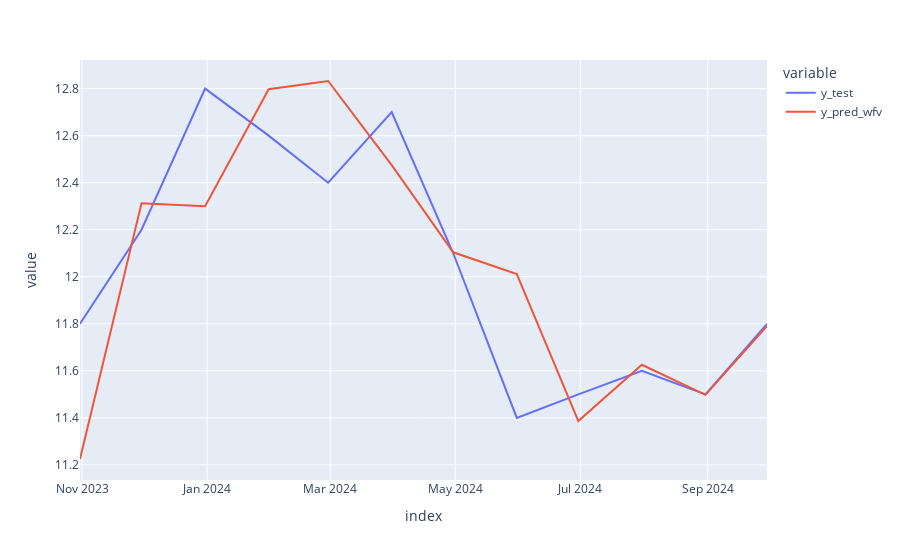

The code cell stored with this chart in its notebook:
### Code cell
# Visualize Comparison between Test Values and Predicted Values
import plotly.express as px
df_predictions = pd.DataFrame({
    'y_test': y_test,
    'y_pred_wfv': y_pred_wfv
})
fig = px.line(df_predictions)
fig.show()

### Figure 1 — Plotly figure (JSON) as saved in the notebook; plotly's stock layout.template omitted (floating-point values rounded to 4 significant figures)
{"data": [{"hovertemplate": "variable=y_test<br>index=%{x}<br>value=%{y}<extra></extra>", "legendgroup": "y_test", "line": {"color": "#636efa", "dash": "solid"}, "marker": {"symbol": "circle"}, "mode": "lines", "name": "y_test", "orientation": "v", "showlegend": true, "type": "scatter", "x": ["2023-10-31T00:00:00", "2023-11-30T00:00:00", "2023-12-31T00:00:00", "2024-01-31T00:00:00", "2024-02-29T00:00:00", "2024-03-31T00:00:00", "2024-04-30T00:00:00", "2024-05-31T00:00:00", "2024-06-30T00:00:00", "2024-07-31T00:00:00", "2024-08-31T00:00:00", "2024-09-30T00:00:00"], "xaxis": "x", "y": [11.8, 12.2, 12.8, 12.6, 12.4, 12.7, 12.1, 11.4, 11.5, 11.6, 11.5, 11.8], "yaxis": "y"}, {"hovertemplate": "variable=y_pred_wfv<br>index=%{x}<br>value=%{y}<extra></extra>", "legendgroup": "y_pred_wfv", "line": {"color": "#EF553B", "dash": "solid"}, "marker": {"symbol": "circle"}, "mode": "lines", "name": "y_pred_wfv", "orientation": "v", "showlegend": true, "type": "scatter", "x": ["2023-10-31T00:00:00", "2023-11-30T00:00:00", "2023-12-31T00:00:00", "2024-01-31T00:00:00", "2024-02-29T00:00:00", "2024-03-31T00:00:00", "2024-04-30T00:00:00", "2024-05-31T00:00:00", "2024-06-30T00:00:00", "2024-07-31T00:00:00", "2024-08-31T00:00:00", "2024-09-30T00:00:00"], "xaxis": "x", "y": [11.23, 12.31, 12.3, 12.8, 12.83, 12.47, 12.1, 12.01, 11.39, 11.63, 11.5, 11.79], "yaxis": "y"}], "layout": {"legend": {"title": {"text": "variable"}, "tracegroupgap": 0}, "margin": {"t": 60}, "xaxis": {"anchor": "y", "domain": [0, 1], "title": {"text": "index"}}, "yaxis": {"anchor": "x", "domain": [0, 1], "title": {"text": "value"}}}}
